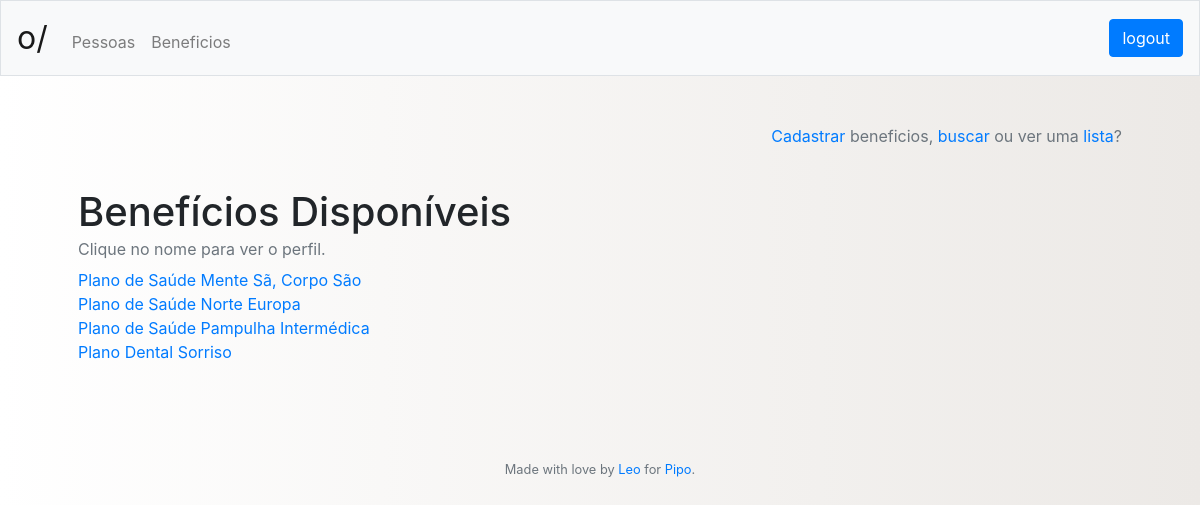
The page /beneficios/lista (signed in) on the database its author committed.
### tables this page shows
CREATE TABLE benefit
	(id INTEGER NOT NULL PRIMARY KEY AUTOINCREMENT,
	name VARCHAR(255) NOT NULL,
	timestamp DATETIME DEFAULT CURRENT_TIMESTAMP);

### app.py (the view)
@app.route("/<who>/lista", methods=['GET'])
@login_required
def list(who):
	if who == "beneficios":
		who_list = get_company_benefits(session["idCompany"])
	elif who == "pessoas":
		who_list = get_all_from("person", "idCompany", str(session["idCompany"]))
	else:
		whoops = "Página Inexistente"
		return render_template("index.html", header = get_header(session), whoops = whoops)
	return render_template("list.html", header = get_header(session), who = who,
										who_list = who_list)

### app.py (called while the page is built)
@app.after_request
def after_request(response):
    response.headers["Cache-Control"] = "no-cache, no-store, must-revalidate"
    response.headers["Expires"] = 0
    response.headers["Pragma"] = "no-cache"
    return response

@app.teardown_request
def remove_session(ex=None):
    db.remove()

def login_required(f):
    @wraps(f)
    def decorated_function(*args, **kwargs):
        if session.get("id") is None:
            return redirect("/login")
        return f(*args, **kwargs)
    return decorated_function

def get_header(session):
	try:
		header = {"name": session["name"],
					"company": session["company"],
					"admin": get_admin_title(session["admin"]),
					"id": session["id"]}
	except:
		header = {"name": "",
					"company": "",
					"admin": "",
					"id": ""}
	return header

def it_isnt_id(may_be_id):
	if may_be_id is None:
		return True
	if not str(may_be_id).isdigit():
		return True
	return False

def get_company_benefits(idCompany):
	try:
		if it_isnt_id(idCompany):
			return None
		benefits = db.execute("""SELECT id, name FROM benefit WHERE id
								IN (SELECT idBenefit FROM companyBenefit
								WHERE idCompany = :idCompany)
								GROUP BY name ORDER BY name""",
								{"idCompany": idCompany}).fetchall()
		return benefits
	except:
		raise Exception("Undefined SQL query error")

### templates/list.html
{% extends "layout.html" %}
{% block main %}
	<p align="right" class="text-muted"><a href="/{{ who }}/cadastro">Cadastrar</a> {{ who }}, <a href="/{{ who }}/busca">buscar</a> ou ver uma <a href="/{{ who }}/lista">lista</a>?</p>
	<br>
	{% if who == "beneficios" %}
		<h1>Benefícios Disponíveis</h1>
	{% else %}
		<h1>Pessoas da {{ header["company"] }}</h1>
	{% endif %}
	{% if who_list|length %}
		<p style="margin-bottom: 7px; margin-top: -7px;" class="text-muted">Clique no nome para ver o perfil.</p>
		{% for item in who_list|sort(attribute='name') %}
			<a href="/{{ who }}/perfil/{{ item['id'] }}">{{ item["name"] }}</a><br>
		{% endfor %}
	{% else %}
		<p>Nenhum resultado encontrado :(</p>
	{% endif %}
	<br><br>
{% endblock %}

### static/styles.css (style rules this page uses)
body { background: #ECE9E6; background: -webkit-linear-gradient(to right, #FFFFFF, #ECE9E6); background: linear-gradient(to right, #FFFFFF, #ECE9E6); }

### rows shown on the page
benefit: name "Plano de Saúde Mente Sã, Corpo São"
benefit: name "Plano de Saúde Norte Europa"
benefit: name "Plano de Saúde Pampulha Intermédica"
benefit: name "Plano Dental Sorriso"

### other values the page prints
{{ who }} "beneficios"
